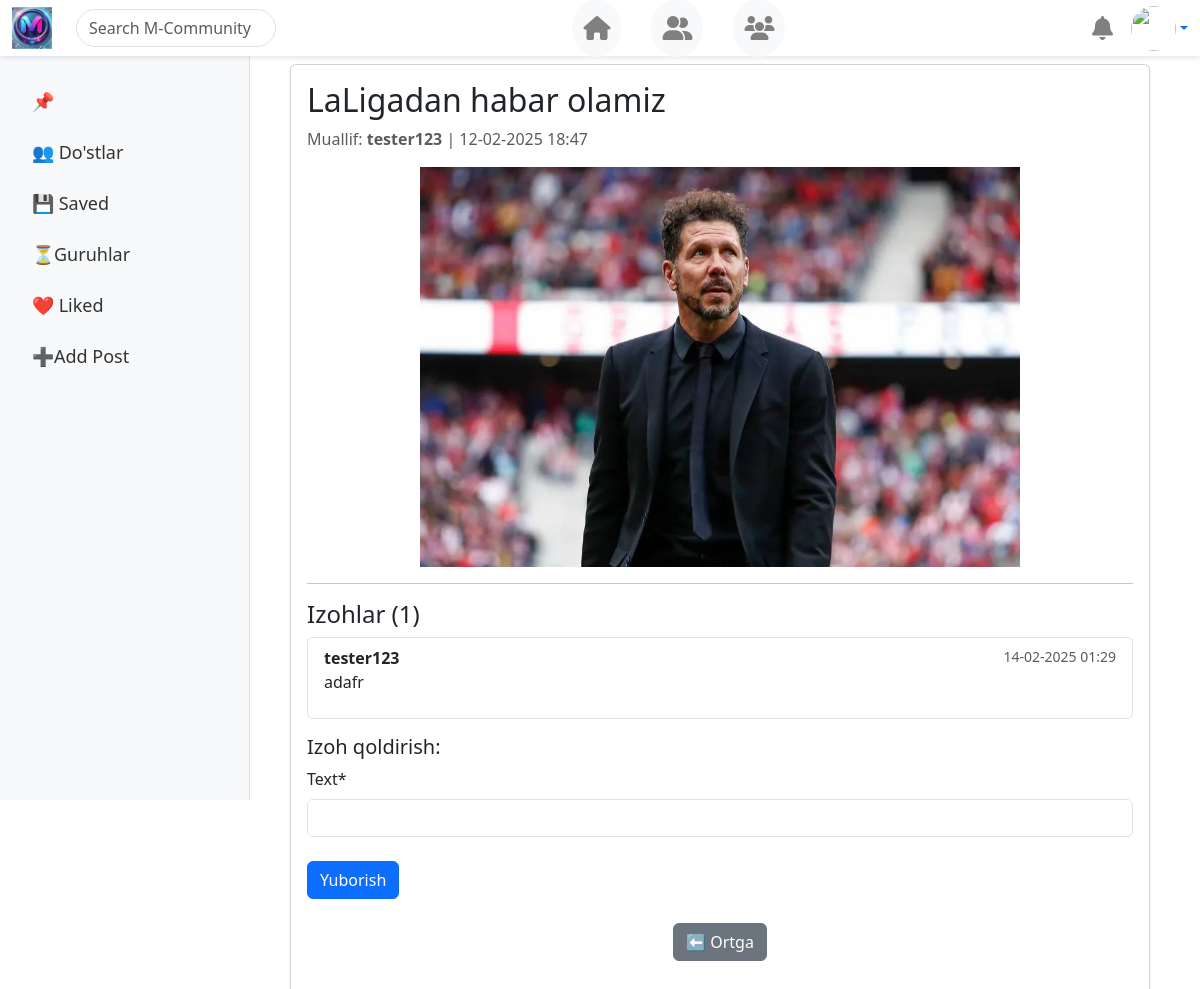
Page /posts/post/2/ on the earlier database version.
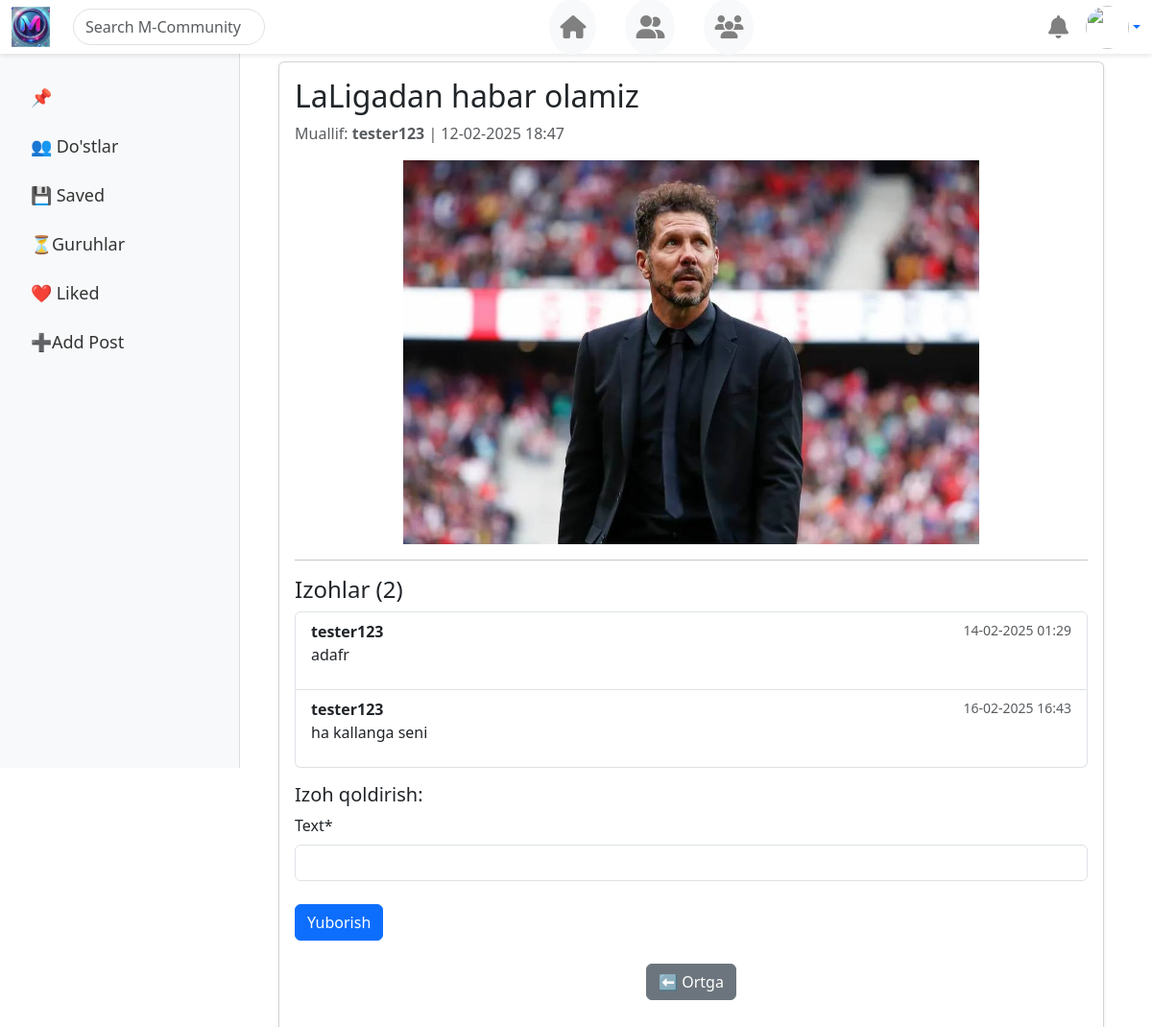
Same page on the later database version.
### posts/models.py (models this page shows, shortened)
class Post(models.Model):
    user = models.ForeignKey(CustomUser,on_delete=models.CASCADE)
    title = models.CharField(max_length=300,blank=True)
    image = models.ImageField(upload_to='post_files/',blank=True,null=True)
    video = models.FileField(upload_to='post_files/',blank=True,null=True)
    created_at = models.DateTimeField(auto_now_add=True)

class Comment(models.Model):
    user = models.ForeignKey(CustomUser,on_delete=models.CASCADE)
    post = models.ForeignKey(Post,on_delete=models.CASCADE,related_name='comments')
    text = models.CharField(max_length=600)
    created_at = models.DateTimeField(auto_now_add=True)

### accounts/models.py (models this page shows, shortened)
class CustomUser(AbstractUser):
    age = models.PositiveIntegerField(blank=True,null=True)
    image = models.ImageField(upload_to='account_images/',default='images/images.jpg')

### posts/views.py (the view)
# urls.py: path('post/<int:post_id>/',views.post_detail,name='post_detail'),
def post_detail(request,post_id):
    post = get_object_or_404(Post,id=post_id)
    comments = post.comments.all()
    if request.method == 'POST':
        form = CommentForm(request.POST)
        if form.is_valid():
            comment = form.save(commit=False)
            comment.post = post
            comment.user = request.user
            comment.save()
            return redirect('post_detail',post_id=post.id)
    else:
        form = CommentForm()
    context = {
        'comments':comments,
        'form':form,
        'post':post
    }
    return render(request,'post_detail.html',context)

### posts/forms.py
class CommentForm(forms.ModelForm):
    class Meta:
        model = Comment
        fields = ['text']

### templates/post_detail.html (shortened to what this page needs)
{% extends 'base.html' %}
{% load crispy_forms_tags %}
{% block content %}
<div class="card shadow-sm mt-4">
    <div class="card-body">
        <div class="d-flex justify-content-between align-items-center">
            <h2 class="card-title">{{ post.title }}</h2>
        </div>
        <p class="text-muted">Muallif: <strong>{{ post.user.username }}</strong> | {{ post.created_at|date:"d-m-Y H:i" }}</p>
        {% if post.image %}
            <img src="{{ post.image.url }}" class="img-fluid media-container" alt="Post image">
        {% elif post.video %}
            <video controls class="media-container">
                <source src="{{ post.video.url }}" type="video/mp4">
                Brauzeringiz videoni qo‘llab-quvvatlamaydi.
            </video>
        {% endif %}
        <hr>
        <h4>Izohlar ({{ comments.count }})</h4>
        <ul class="list-group mb-3">
            {% for comment in comments %}
                <li class="list-group-item">
                    <div class="d-flex justify-content-between">
                        <strong>{{ comment.user.username }}</strong>
                        <small class="text-muted">{{ comment.created_at|date:"d-m-Y H:i" }}</small>
                    </div>
                    <p>{{ comment.text }}</p>
                </li>
            {% empty %}
                <li class="list-group-item text-muted">Hozircha izohlar yo‘q.</li>
            {% endfor %}
        </ul>
        <h5>Izoh qoldirish:</h5>
        <form method="POST">
            {{ form|crispy }}
            <button type="submit" class="btn btn-primary mt-2">Yuborish</button>
        </form>
        <div class="text-center mt-4 mb-4">
            <a href="{% url 'home' %}" class="btn btn-secondary">⬅️ Ortga</a>
        </div>
    </div>
</div>
{% endblock %}

Differences in the rows shown:
computed for Post "LaLigadan habar olamiz": count "1" → "2"
added Comment: user.username "tester123", created_at "16-02-2025 16:43", text "ha kallanga seni"
